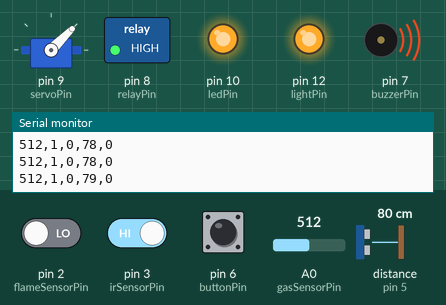
Simulated run of this sketch. Board: Arduino Uno, built with avr-gcc and run on an emulated ATmega328P. On the bench: servo, switched loads named in the sketch (green lamp = pin HIGH), output pins drawn as LEDs (lit = HIGH), buzzer (waves = sounding), the last lines printed to the serial monitor. Wiring (inferred from the names in the program): ultrasonic range finder: trigger pin 4; echo pin 5. Inputs (shaded band) come from the test bench; at power-on: pin 6 (buttonPin) HIGH, pin 2 (flameSensorPin) LOW, pin 3 (irSensorPin) HIGH, A0 (gasSensorPin) = 512, distance to the obstacle (sensor on pin 5) 80 cm. The echo pulse lasts 58.3 µs per cm; pins used as bus, display or sensor lines are not drawn.

Above: at 1.3 s.
1.4 s: pin 6 (buttonPin) pulled LOW for 0.6 s
At 2.1 s:
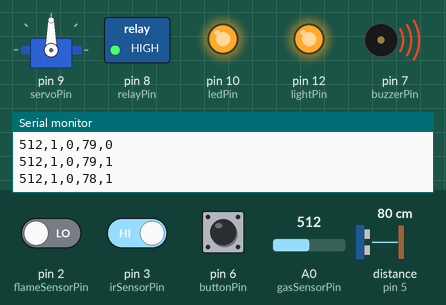
5.0 s: pin 6 (buttonPin) pulled LOW for 3.2 s
Timing chart, 0 to 13.6 s (numbered marks = the images above; inputs shaded):
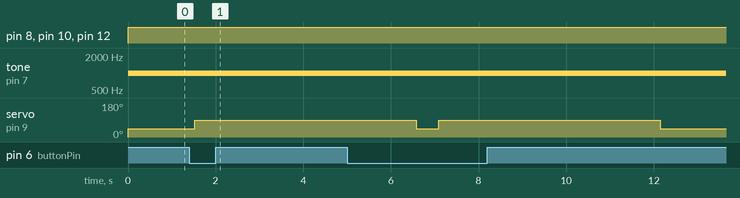

Measured:
- after the input at 1.4 s, servo on pin 9 (servoPin): 45° → 90° after 0.12 s

The sketch:

SmartHomeSystem.ino
```cpp
#include <Servo.h>

// --- Pin Definitions ---
const int gasSensorPin   = A0;
const int flameSensorPin = 2;
const int irSensorPin    = 3;
const int trigPin        = 4;
const int echoPin        = 5;
const int buttonPin      = 6;
const int buzzerPin      = 7;
const int relayPin       = 8;
const int servoPin       = 9;
const int ledPin         = 10;
const int lightPin       = 12;

// --- Thresholds & Positions ---
int gasThreshold        = 1000;
int distanceThreshold   = 100;
int servoSafePosition   = 0;
int servoClosedPosition = 45;
int doorClosedPosition  = 90;

// --- Panic Mode ---
bool panicTriggered = false;
unsigned long panicStartTime = 0;
const unsigned long panicDuration = 5000;

Servo windowServo;

void setup() {
  Serial.begin(9600);  // For data transmission to ESP8266

  pinMode(gasSensorPin, INPUT);
  pinMode(flameSensorPin, INPUT);
  pinMode(irSensorPin, INPUT);
  pinMode(trigPin, OUTPUT);
  pinMode(echoPin, INPUT);
  pinMode(buttonPin, INPUT_PULLUP);
  pinMode(buzzerPin, OUTPUT);
  pinMode(relayPin, OUTPUT);
  pinMode(lightPin, OUTPUT);
  pinMode(ledPin, OUTPUT);

  windowServo.attach(servoPin);
  windowServo.write(servoSafePosition);

  noTone(buzzerPin);
  digitalWrite(relayPin, LOW);
  digitalWrite(lightPin, LOW);
  digitalWrite(ledPin, LOW);
}

void loop() {
  // --- Sensor Readings ---
  int gasValue = analogRead(gasSensorPin);
  int flameRaw = digitalRead(flameSensorPin);
  int flameValue = (flameRaw == HIGH) ? 0 : 1;
  int irRaw = digitalRead(irSensorPin); // HIGH = No Motion, LOW = Motion
  int buttonRaw = digitalRead(buttonPin);

  // --- Ultrasonic Distance ---
  digitalWrite(trigPin, LOW);
  delayMicroseconds(2);
  digitalWrite(trigPin, HIGH);
  delayMicroseconds(10);
  digitalWrite(trigPin, LOW);
  long duration = pulseIn(echoPin, HIGH);
  int distance = duration * 0.034 / 2;

  // --- Panic Mode Check ---
  if (!panicTriggered && buttonRaw == LOW) {
    panicTriggered = true;
    panicStartTime = millis();
  }
  if (panicTriggered && millis() - panicStartTime > panicDuration) {
    panicTriggered = false;
  }

  // --- IR Motion Handling ---
  if (irRaw == LOW) {
    tone(buzzerPin, 1000);
    digitalWrite(ledPin, HIGH);
  } else {
    noTone(buzzerPin);
    digitalWrite(ledPin, LOW);
  }

  // --- Hazard Actions ---
  bool hazard = gasValue > gasThreshold || flameValue == 1 || distance < distanceThreshold || panicTriggered;

  if (hazard) {
    tone(buzzerPin, 1000);
    digitalWrite(relayPin, HIGH);
    digitalWrite(lightPin, HIGH);
    digitalWrite(ledPin, HIGH);

    windowServo.write(panicTriggered ? doorClosedPosition : servoClosedPosition);
  } else {
    digitalWrite(relayPin, LOW);
    digitalWrite(lightPin, LOW);
    if (irRaw == HIGH) {
      noTone(buzzerPin);
      digitalWrite(ledPin, LOW);
    }
    windowServo.write(servoSafePosition);
  }

  // --- Transmit Data to ESP8266 ---
  Serial.print(gasValue); Serial.print(",");
  Serial.print(flameValue); Serial.print(",");
  Serial.print(irRaw == LOW ? 1 : 0); Serial.print(",");
  Serial.print(distance); Serial.print(",");
  Serial.println(panicTriggered ? 1 : 0); // End line

  delay(500);
}
```
